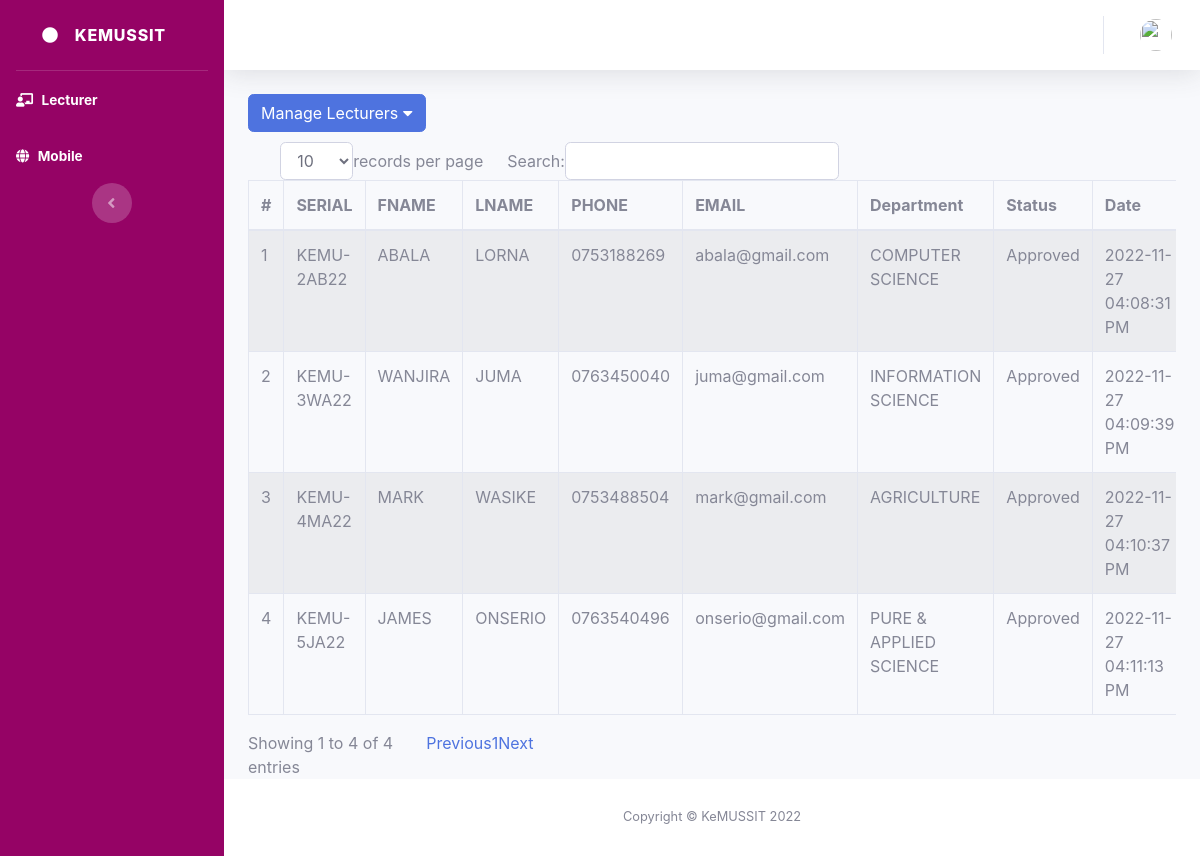
Screenshot of /admin_web/lecA.php with the database file from the repository.
### tables this page shows
CREATE TABLE `lec` (
  `serial_no` varchar(20) NOT NULL,
  `fname` varchar(50) DEFAULT NULL,
  `lname` varchar(50) DEFAULT NULL,
  `email` varchar(50) DEFAULT NULL,
  `password` varchar(250) DEFAULT NULL,
  `phone` varchar(50) DEFAULT NULL,
  `department` varchar(50) DEFAULT NULL,
  `status` float DEFAULT 0,
  `remarks` text DEFAULT NULL,
  `date` varchar(50) DEFAULT NULL
);

### admin_web/lecA.php (the view, shortened to what this page needs)
<?php
include 'database/connection.php';
include('header.php');
?>
<div class="dropdown" style="float: left;">
    <button class="btn btn-primary btn-xs" type="button"
        data-toggle="dropdown">Manage Lecturers   <i class="fas fa-caret-down" style="color: #fff;"></i></button>
    </div><br>
                    <div class="row">
                        <div class="col-md-12">
                            <div class="panel panel-default">
                                <div class="panel-body">
                                    <div class="table-responsive">
                                        <table class="table table-striped table-bordered table-hover"
                                            id="dataTables-example">
                                    <thead>
                                        <tr>
                                            <th>#</th>
                                            <th>SERIAL</th>
                                            <th>FNAME</th>
                                            <th>LNAME</th>
                                            <th>PHONE</th>
                                            <th>EMAIL</th>
                                            <th>Department</th>
                                            <th>Status</th>
                                            <th>Date</th>
                                        </tr>
                                    </thead>
                                    <tbody>
                                            <?php
                                                $query_run = mysqli_query($con, "SELECT * FROM lec where status=1");
                                                $i = 1;
                                                if (mysqli_num_rows($query_run) > 0) {
                                                    while ($row = mysqli_fetch_assoc($query_run)) {
                                                ?>
                                                <tr>
                                                    <td><?php echo $i; ?></td>
                                                    <td><?php echo $row['serial_no']; ?></td>
                                                    <td><?php echo $row['fname']; ?></td>
                                                    <td><?php echo $row['lname']; ?></td>
                                                    <td> <?php echo $row['phone']; ?></td>
                                                    <td><?php echo $row['email']; ?></td>
                                                    <td><?php echo $row['department']; ?></td>
                                                    <td><?php
                                                                    if ($row['status'] == 1) {
                                                                        echo 'Approved';
                                                                    } ?></td>
                                                    <td><?php echo $row['date']; ?></td>
                                                </tr>
                                                <?php $i = $i + 1;
                                                    }
                                                } ?>
                                            </tbody>
                                        </table>
                                    </div>
                                </div>
                            </div>
                        </div>
                    </div>
                    <?php
include('footer.php');
?>

### rows the page displays
lec: serial_no "KEMU-2AB22", fname "ABALA", lname "LORNA", phone "0753188269", email "abala@gmail.com", department "COMPUTER SCIENCE", status "Approved", date "2022-11-27 04:08:31 PM"
lec: serial_no "KEMU-3WA22", fname "WANJIRA", lname "JUMA", phone "0763450040", email "juma@gmail.com", department "INFORMATION SCIENCE", status "Approved", date "2022-11-27 04:09:39 PM"
lec: serial_no "KEMU-4MA22", fname "MARK", lname "WASIKE", phone "0753488504", email "mark@gmail.com", department "AGRICULTURE", status "Approved", date "2022-11-27 04:10:37 PM"
lec: serial_no "KEMU-5JA22", fname "JAMES", lname "ONSERIO", phone "0763540496", email "onserio@gmail.com", department "PURE & APPLIED SCIENCE", status "Approved", date "2022-11-27 04:11:13 PM"
